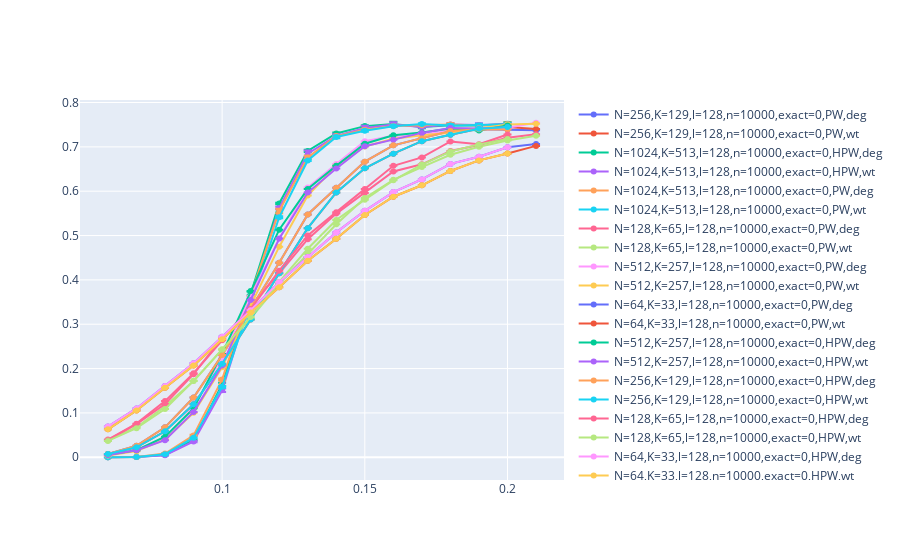

The cell this chart's notebook holds for it:
### Code cell
fig = go.Figure()

for x,y in data_dict.items():
    if ('PW' in x):
        fig.add_scatter(x=y[0], y=y[1], error_y=dict(type='data', array=y[2], visible=True), name=x)

fig.show()
fig.write_html("HPW_vs_PW.html")
